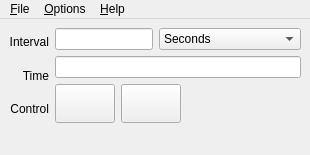
<ui version="4.0" >
 <class>KmTimeLive</class>
 <widget class="QMainWindow" name="KmTimeLive" >
  <property name="geometry" >
   <rect>
    <x>0</x>
    <y>0</y>
    <width>310</width>
    <height>155</height>
   </rect>
  </property>
  <property name="sizePolicy" >
   <sizepolicy>
    <hsizetype>0</hsizetype>
    <vsizetype>0</vsizetype>
    <horstretch>0</horstretch>
    <verstretch>0</verstretch>
   </sizepolicy>
  </property>
  <property name="minimumSize" >
   <size>
    <width>310</width>
    <height>155</height>
   </size>
  </property>
  <property name="maximumSize" >
   <size>
    <width>310</width>
    <height>155</height>
   </size>
  </property>
  <property name="windowTitle" >
   <string>PCP Live Time Control</string>
  </property>
  <property name="windowIcon" >
   <iconset resource="pmtime.qrc" >:/pmtime.png</iconset>
  </property>
  <property name="windowIconText" >
   <string/>
  </property>
  <property name="toolTip" >
   <string/>
  </property>
  <property name="whatsThis" >
   <string>&lt;b>Live Time Control&lt;/b>&lt;br>
A time server, sending time related information (current time,
metric value fetch interval, timezone) to one or more client
programs (e.g. pmchart, pmval, etc).</string>
  </property>
  <widget class="QWidget" name="widget" >
   <layout class="QGridLayout" >
    <property name="margin" >
     <number>9</number>
    </property>
    <property name="spacing" >
     <number>6</number>
    </property>
    <item row="0" column="0" >
     <layout class="QHBoxLayout" >
      <property name="margin" >
       <number>0</number>
      </property>
      <property name="spacing" >
       <number>6</number>
      </property>
      <item>
       <layout class="QVBoxLayout" >
        <property name="margin" >
         <number>0</number>
        </property>
        <property name="spacing" >
         <number>6</number>
        </property>
        <item>
         <widget class="QLabel" name="textLabel1" >
          <property name="whatsThis" >
           <string>&lt;b>Sampling interval&lt;/b>&lt;br>
Numeric values entered into these fields will form the number of
days, hours, minutes, seconds, and/or milliseconds between PCP
metric value samples in Time Control client programs
(e.g. pmchart, pmval, etc).</string>
          </property>
          <property name="text" >
           <string>Interval</string>
          </property>
          <property name="alignment" >
           <set>Qt::AlignRight|Qt::AlignTrailing|Qt::AlignVCenter</set>
          </property>
          <property name="wordWrap" >
           <bool>false</bool>
          </property>
         </widget>
        </item>
        <item>
         <widget class="QLabel" name="textLabel2" >
          <property name="whatsThis" >
           <string>&lt;b>Time Position&lt;/b>&lt;br>
This text field displays the current time position.  This value is
sent to clients (e.g. pmchart, pmval) of this Time Control
program to synchronise them in terms of the progression of time
and also with respect to any "play mode" changes requested.</string>
          </property>
          <property name="text" >
           <string>Time</string>
          </property>
          <property name="alignment" >
           <set>Qt::AlignRight|Qt::AlignTrailing|Qt::AlignVCenter</set>
          </property>
          <property name="wordWrap" >
           <bool>false</bool>
          </property>
         </widget>
        </item>
        <item>
         <widget class="QLabel" name="textLabel3" >
          <property name="whatsThis" >
           <string>&lt;b>Live Control&lt;/b>&lt;br>
Pressing the Stop/Play controls will begin/block the advancement
of time, as seen by the Time Control program and all of its clients
(e.g. pmchart, pmval, etc).  Time will advance in increments of thecurrent Interval.</string>
          </property>
          <property name="text" >
           <string>Control</string>
          </property>
          <property name="alignment" >
           <set>Qt::AlignRight|Qt::AlignTrailing|Qt::AlignVCenter</set>
          </property>
          <property name="wordWrap" >
           <bool>false</bool>
          </property>
         </widget>
        </item>
       </layout>
      </item>
      <item>
       <layout class="QVBoxLayout" >
        <property name="margin" >
         <number>0</number>
        </property>
        <property name="spacing" >
         <number>6</number>
        </property>
        <item>
         <layout class="QHBoxLayout" >
          <property name="margin" >
           <number>0</number>
          </property>
          <property name="spacing" >
           <number>6</number>
          </property>
          <item>
           <widget class="QLineEdit" name="lineEditDelta" >
            <property name="sizePolicy" >
             <sizepolicy>
              <hsizetype>1</hsizetype>
              <vsizetype>0</vsizetype>
              <horstretch>0</horstretch>
              <verstretch>0</verstretch>
             </sizepolicy>
            </property>
            <property name="minimumSize" >
             <size>
              <width>98</width>
              <height>0</height>
             </size>
            </property>
            <property name="maximumSize" >
             <size>
              <width>98</width>
              <height>32767</height>
             </size>
            </property>
            <property name="toolTip" >
             <string comment="Time interval between performance metric value samples" >Sampling interval</string>
            </property>
            <property name="whatsThis" >
             <string>&lt;b>Sampling interval&lt;/b>&lt;br>
Numeric values entered into these fields will form the number of
hours, minutes and/or seconds between PCP metric value
samples in Time Control client programs (e.g. pmchart, pmval, etc).</string>
            </property>
           </widget>
          </item>
          <item>
           <widget class="QComboBox" name="comboBoxDelta" >
            <property name="whatsThis" >
             <string>&lt;b>Sampling interval units&lt;/b>&lt;br>
Displays the units in which the sampling interval is entered.
Metric values can be sampled in days, hours, minutes, seconds
or milliseconds in Time Control client programs (e.g. pmchart,
pmval, etc).</string>
            </property>
            <property name="currentIndex" >
             <number>1</number>
            </property>
            <item>
             <property name="text" >
              <string>Milliseconds</string>
             </property>
            </item>
            <item>
             <property name="text" >
              <string>Seconds</string>
             </property>
            </item>
            <item>
             <property name="text" >
              <string>Minutes</string>
             </property>
            </item>
            <item>
             <property name="text" >
              <string>Hours</string>
             </property>
            </item>
            <item>
             <property name="text" >
              <string>Days</string>
             </property>
            </item>
            <item>
             <property name="text" >
              <string>Weeks</string>
             </property>
            </item>
           </widget>
          </item>
         </layout>
        </item>
        <item>
         <widget class="QLineEdit" name="lineEditCtime" >
          <property name="sizePolicy" >
           <sizepolicy>
            <hsizetype>1</hsizetype>
            <vsizetype>0</vsizetype>
            <horstretch>0</horstretch>
            <verstretch>0</verstretch>
           </sizepolicy>
          </property>
          <property name="minimumSize" >
           <size>
            <width>200</width>
            <height>0</height>
           </size>
          </property>
          <property name="maximumSize" >
           <size>
            <width>32767</width>
            <height>32767</height>
           </size>
          </property>
          <property name="acceptDrops" >
           <bool>false</bool>
          </property>
          <property name="toolTip" >
           <string comment="This is the current time position as seen by all pmtime clients (e.g. pmchart, pmval, etc)" >Current date and time display</string>
          </property>
          <property name="whatsThis" >
           <string>&lt;b>Time Position&lt;/b>&lt;br>
This text field displays the current time position.  This value is
sent to clients (e.g. pmchart, pmval) of this Time Control
program to synchronise them in terms of the progression of time
and also with respect to any "play mode" changes requested.</string>
          </property>
          <property name="readOnly" >
           <bool>true</bool>
          </property>
         </widget>
        </item>
        <item>
         <layout class="QHBoxLayout" >
          <property name="margin" >
           <number>0</number>
          </property>
          <property name="spacing" >
           <number>6</number>
          </property>
          <item>
           <widget class="QToolButton" name="buttonStop" >
            <property name="sizePolicy" >
             <sizepolicy>
              <hsizetype>0</hsizetype>
              <vsizetype>0</vsizetype>
              <horstretch>0</horstretch>
              <verstretch>0</verstretch>
             </sizepolicy>
            </property>
            <property name="minimumSize" >
             <size>
              <width>54</width>
              <height>36</height>
             </size>
            </property>
            <property name="whatsThis" >
             <string>&lt;b>Stop&lt;/b>&lt;br>
Pressing this button will stop the advancement of time, as seen
by the Time Control program and all of its clients (e.g. pmchart,
pmval, etc).  Unless stopped, time advances in increments of the
current Interval.</string>
            </property>
            <property name="text" >
             <string/>
            </property>
            <property name="iconSize" >
             <size>
              <width>52</width>
              <height>32</height>
             </size>
            </property>
            <property name="shortcut" >
             <string/>
            </property>
           </widget>
          </item>
          <item>
           <widget class="QToolButton" name="buttonPlay" >
            <property name="sizePolicy" >
             <sizepolicy>
              <hsizetype>0</hsizetype>
              <vsizetype>0</vsizetype>
              <horstretch>0</horstretch>
              <verstretch>0</verstretch>
             </sizepolicy>
            </property>
            <property name="minimumSize" >
             <size>
              <width>54</width>
              <height>36</height>
             </size>
            </property>
            <property name="whatsThis" >
             <string>&lt;b>Play&lt;/b>&lt;br>
Pressing this button will begin the advancement of time, as seen
by the Time Control program and all of its clients (e.g. pmchart,
pmval, etc).  Time will advance in increments of the current
Interval.</string>
            </property>
            <property name="text" >
             <string/>
            </property>
            <property name="iconSize" >
             <size>
              <width>52</width>
              <height>32</height>
             </size>
            </property>
            <property name="shortcut" >
             <string/>
            </property>
           </widget>
          </item>
          <item>
           <spacer>
            <property name="orientation" >
             <enum>Qt::Horizontal</enum>
            </property>
            <property name="sizeType" >
             <enum>QSizePolicy::Expanding</enum>
            </property>
            <property name="sizeHint" >
             <size>
              <width>29</width>
              <height>20</height>
             </size>
            </property>
           </spacer>
          </item>
         </layout>
        </item>
       </layout>
      </item>
     </layout>
    </item>
    <item row="1" column="0" >
     <spacer>
      <property name="orientation" >
       <enum>Qt::Vertical</enum>
      </property>
      <property name="sizeType" >
       <enum>QSizePolicy::MinimumExpanding</enum>
      </property>
      <property name="sizeHint" >
       <size>
        <width>20</width>
        <height>0</height>
       </size>
      </property>
     </spacer>
    </item>
   </layout>
  </widget>
  <widget class="QMenuBar" name="MenuBar" >
   <property name="geometry" >
    <rect>
     <x>0</x>
     <y>0</y>
     <width>310</width>
     <height>25</height>
    </rect>
   </property>
   <widget class="QMenu" name="Help" >
    <property name="title" >
     <string>&amp;Help</string>
    </property>
    <addaction name="helpManualAction" />
    <addaction name="separator" />
    <addaction name="helpAboutAction" />
    <addaction name="helpSeeAlsoAction" />
    <addaction name="separator" />
    <addaction name="helpWhats_ThisAction" />
   </widget>
   <widget class="QMenu" name="File" >
    <property name="title" >
     <string>&amp;File</string>
    </property>
    <addaction name="fileHideAction" />
   </widget>
   <widget class="QMenu" name="Options" >
    <property name="title" >
     <string>&amp;Options</string>
    </property>
    <widget class="QMenu" name="optionsDetailAction" >
     <property name="whatsThis" >
      <string>&lt;b>Options|Detail&lt;/b>&lt;br>
Click this menu item to allow extended precision in time
reporting to be enabled.  Optionally, milliseconds and year can
be displayed in the current time position, and days and milliseconds
can be displayed in the current time interval.</string>
     </property>
     <property name="title" >
      <string>&amp;Detail</string>
     </property>
     <addaction name="optionsDetailShow_MillisecondsAction" />
     <addaction name="optionsDetailShow_YearAction" />
    </widget>
    <widget class="QMenu" name="optionsTimezoneAction" >
     <property name="windowIcon" >
      <iconset resource="pmtime.qrc" >:/internet-web-browser.png</iconset>
     </property>
     <property name="whatsThis" >
      <string>&lt;b>Options|Timezone&lt;/b>&lt;br>
Click on this menu item to display a list of available timezones,
from which to choose.  The timezone selected will be made the
new reporting timezone for all client programs (e.g. pmchart,
pmval, etc) and affects the display of timestamps in the clients
and also in the Time Control program itself.</string>
     </property>
     <property name="title" >
      <string>&amp;Timezone</string>
     </property>
     <property name="icon" >
      <iconset resource="pmtime.qrc" >:/internet-web-browser.png</iconset>
     </property>
    </widget>
    <addaction name="optionsTimezoneAction" />
    <addaction name="optionsDetailAction" />
    <addaction name="optionsShowConsoleAction" />
   </widget>
   <addaction name="File" />
   <addaction name="Options" />
   <addaction name="separator" />
   <addaction name="Help" />
  </widget>
  <action name="helpAboutAction" >
   <property name="icon" >
    <iconset resource="pmtime.qrc" >:/pmtime.png</iconset>
   </property>
   <property name="text" >
    <string>&amp;About</string>
   </property>
   <property name="iconText" >
    <string>About pmtime</string>
   </property>
   <property name="whatsThis" >
    <string>&lt;b>Help|About&lt;/b>&lt;br>
Click this menu option to bring up the About &lt;i>pmtime&lt;/i> dialog with version, author, and licensing information.</string>
   </property>
   <property name="shortcut" >
    <string/>
   </property>
  </action>
  <action name="fileHideAction" >
   <property name="icon" >
    <iconset resource="pmtime.qrc" >:/edit-clear.png</iconset>
   </property>
   <property name="text" >
    <string>&amp;Hide</string>
   </property>
   <property name="iconText" >
    <string>Hide Live Time Control window</string>
   </property>
   <property name="toolTip" >
    <string>Hide Live Time Control window</string>
   </property>
   <property name="whatsThis" >
    <string>&lt;b>File|Hide&lt;/b>&lt;br>
Click on this menu option to dismiss the Time Control window,
for the time being.  As the Time Control serves one or
more client programs (which are completely reliant on the Time
Controls), this action does not end the Time Control program.
Rather, it simply removes the window from the visible set.&lt;br>
The client programs will typically provide a mechanism for making
the Time Controls visible.</string>
   </property>
   <property name="shortcut" >
    <string>Ctrl+H</string>
   </property>
  </action>
  <action name="optionsDetailShow_MillisecondsAction" >
   <property name="checkable" >
    <bool>true</bool>
   </property>
   <property name="text" >
    <string>Show &amp;Milliseconds</string>
   </property>
   <property name="iconText" >
    <string>Show Milliseconds in Time</string>
   </property>
   <property name="whatsThis" >
    <string>&lt;b>Options|Detail|Milliseconds&lt;/b>&lt;br>
Display millisecond precision (or not) in the current time interval and
position.</string>
   </property>
   <property name="shortcut" >
    <string>Ctrl+M</string>
   </property>
  </action>
  <action name="optionsDetailShow_YearAction" >
   <property name="checkable" >
    <bool>true</bool>
   </property>
   <property name="text" >
    <string>Show &amp;Year</string>
   </property>
   <property name="iconText" >
    <string>Show Year in Time</string>
   </property>
   <property name="whatsThis" >
    <string>&lt;b>Options|Detail|Year&lt;/b>&lt;br>
Display the year (or not) in the current time position.</string>
   </property>
   <property name="shortcut" >
    <string>Ctrl+Y</string>
   </property>
  </action>
  <action name="optionsShowConsoleAction" >
   <property name="text" >
    <string>&amp;Show Console</string>
   </property>
   <property name="iconText" >
    <string>Show Diagnostic Console</string>
   </property>
   <property name="whatsThis" >
    <string>&lt;b>Option|Show Console&lt;/b>&lt;br>
Click here to display the diagnostic console with whatever debug
information has been sent there.  This menu option is available
only when the -D command line option is in use, which allows a
level of runtime verbosity to be configured (default is "none").</string>
   </property>
   <property name="shortcut" >
    <string>Ctrl+C</string>
   </property>
  </action>
  <action name="helpSeeAlsoAction" >
   <property name="text" >
    <string>See Also</string>
   </property>
   <property name="iconText" >
    <string>See Also</string>
   </property>
   <property name="whatsThis" >
    <string>&lt;b>Help|See Also&lt;/b>&lt;br>
Click on this menu option to bring up the See Also dialog, with author and website information about PCP, Qwt, and Qt - all of which provide software infrastructure on which this tool was built.</string>
   </property>
  </action>
  <action name="helpWhats_ThisAction" >
   <property name="icon" >
    <iconset resource="pmtime.qrc" >:/whatsthis.png</iconset>
   </property>
   <property name="text" >
    <string>What's This?</string>
   </property>
   <property name="iconText" >
    <string>"What's This?" context sensitive help</string>
   </property>
   <property name="whatsThis" >
    <string>&lt;b>Help|What's This&lt;/b>&lt;br>
Click this menu option to invoke a small question mark that is attached to the mouse pointer.  Click on a feature which you would like more information about.  A popup box appears with more information about the feature.</string>
   </property>
   <property name="shortcut" >
    <string>Shift+F1</string>
   </property>
  </action>
  <action name="helpManualAction" >
   <property name="text" >
    <string>&amp;Manual</string>
   </property>
   <property name="iconText" >
    <string>Manual</string>
   </property>
   <property name="shortcut" >
    <string>F1</string>
   </property>
  </action>
 </widget>
 <layoutdefault spacing="6" margin="11" />
 <includes>
  <include location="local" >pmtime.h</include>
  <include location="local" >console.h</include>
  <include location="local" >timezone.h</include>
  <include location="local" >qassistantclient.h</include>
 </includes>
 <resources>
  <include location="pmtime.qrc" />
 </resources>
 <connections>
  <connection>
   <sender>fileHideAction</sender>
   <signal>triggered()</signal>
   <receiver>KmTimeLive</receiver>
   <slot>hideWindow()</slot>
   <hints>
    <hint type="sourcelabel" >
     <x>-1</x>
     <y>-1</y>
    </hint>
    <hint type="destinationlabel" >
     <x>20</x>
     <y>20</y>
    </hint>
   </hints>
  </connection>
  <connection>
   <sender>helpAboutAction</sender>
   <signal>triggered()</signal>
   <receiver>KmTimeLive</receiver>
   <slot>helpAbout()</slot>
   <hints>
    <hint type="sourcelabel" >
     <x>-1</x>
     <y>-1</y>
    </hint>
    <hint type="destinationlabel" >
     <x>20</x>
     <y>20</y>
    </hint>
   </hints>
  </connection>
  <connection>
   <sender>helpSeeAlsoAction</sender>
   <signal>triggered()</signal>
   <receiver>KmTimeLive</receiver>
   <slot>helpSeeAlso()</slot>
   <hints>
    <hint type="sourcelabel" >
     <x>-1</x>
     <y>-1</y>
    </hint>
    <hint type="destinationlabel" >
     <x>20</x>
     <y>20</y>
    </hint>
   </hints>
  </connection>
  <connection>
   <sender>buttonPlay</sender>
   <signal>clicked()</signal>
   <receiver>KmTimeLive</receiver>
   <slot>play_clicked()</slot>
   <hints>
    <hint type="sourcelabel" >
     <x>20</x>
     <y>20</y>
    </hint>
    <hint type="destinationlabel" >
     <x>20</x>
     <y>20</y>
    </hint>
   </hints>
  </connection>
  <connection>
   <sender>buttonStop</sender>
   <signal>clicked()</signal>
   <receiver>KmTimeLive</receiver>
   <slot>stop_clicked()</slot>
   <hints>
    <hint type="sourcelabel" >
     <x>20</x>
     <y>20</y>
    </hint>
    <hint type="destinationlabel" >
     <x>20</x>
     <y>20</y>
    </hint>
   </hints>
  </connection>
  <connection>
   <sender>optionsDetailShow_MillisecondsAction</sender>
   <signal>triggered()</signal>
   <receiver>KmTimeLive</receiver>
   <slot>clickShowMsec()</slot>
   <hints>
    <hint type="sourcelabel" >
     <x>-1</x>
     <y>-1</y>
    </hint>
    <hint type="destinationlabel" >
     <x>20</x>
     <y>20</y>
    </hint>
   </hints>
  </connection>
  <connection>
   <sender>optionsDetailShow_YearAction</sender>
   <signal>triggered()</signal>
   <receiver>KmTimeLive</receiver>
   <slot>clickShowYear()</slot>
   <hints>
    <hint type="sourcelabel" >
     <x>-1</x>
     <y>-1</y>
    </hint>
    <hint type="destinationlabel" >
     <x>20</x>
     <y>20</y>
    </hint>
   </hints>
  </connection>
  <connection>
   <sender>optionsShowConsoleAction</sender>
   <signal>triggered()</signal>
   <receiver>KmTimeLive</receiver>
   <slot>showConsole()</slot>
   <hints>
    <hint type="sourcelabel" >
     <x>-1</x>
     <y>-1</y>
    </hint>
    <hint type="destinationlabel" >
     <x>20</x>
     <y>20</y>
    </hint>
   </hints>
  </connection>
  <connection>
   <sender>comboBoxDelta</sender>
   <signal>activated(int)</signal>
   <receiver>KmTimeLive</receiver>
   <slot>changeDelta(int)</slot>
   <hints>
    <hint type="sourcelabel" >
     <x>20</x>
     <y>20</y>
    </hint>
    <hint type="destinationlabel" >
     <x>20</x>
     <y>20</y>
    </hint>
   </hints>
  </connection>
  <connection>
   <sender>helpWhats_ThisAction</sender>
   <signal>triggered()</signal>
   <receiver>KmTimeLive</receiver>
   <slot>whatsThis()</slot>
   <hints>
    <hint type="sourcelabel" >
     <x>-1</x>
     <y>-1</y>
    </hint>
    <hint type="destinationlabel" >
     <x>20</x>
     <y>20</y>
    </hint>
   </hints>
  </connection>
  <connection>
   <sender>lineEditDelta</sender>
   <signal>returnPressed()</signal>
   <receiver>KmTimeLive</receiver>
   <slot>lineEditDelta_validate()</slot>
   <hints>
    <hint type="sourcelabel" >
     <x>20</x>
     <y>20</y>
    </hint>
    <hint type="destinationlabel" >
     <x>20</x>
     <y>20</y>
    </hint>
   </hints>
  </connection>
  <connection>
   <sender>lineEditDelta</sender>
   <signal>textChanged(QString)</signal>
   <receiver>KmTimeLive</receiver>
   <slot>lineEditDelta_changed(QString)</slot>
   <hints>
    <hint type="sourcelabel" >
     <x>20</x>
     <y>20</y>
    </hint>
    <hint type="destinationlabel" >
     <x>20</x>
     <y>20</y>
    </hint>
   </hints>
  </connection>
  <connection>
   <sender>helpManualAction</sender>
   <signal>triggered()</signal>
   <receiver>KmTimeLive</receiver>
   <slot>helpManual()</slot>
   <hints>
    <hint type="sourcelabel" >
     <x>-1</x>
     <y>-1</y>
    </hint>
    <hint type="destinationlabel" >
     <x>20</x>
     <y>20</y>
    </hint>
   </hints>
  </connection>
 </connections>
</ui>
